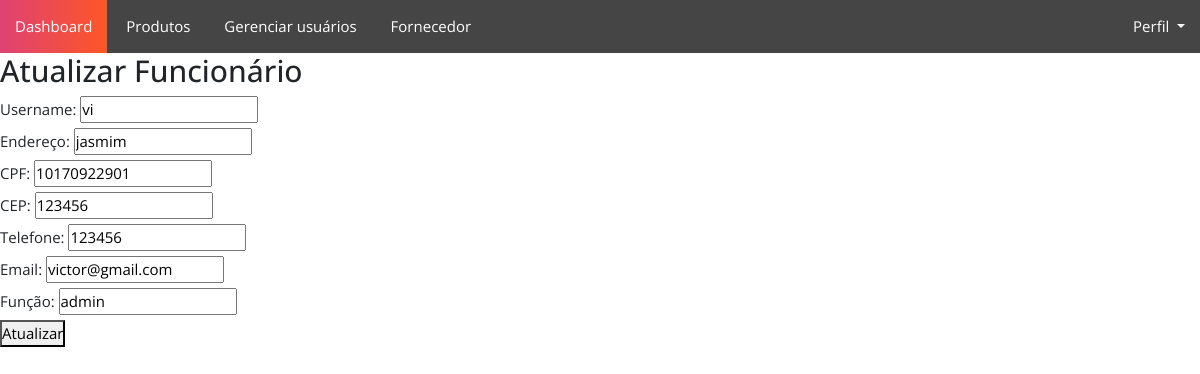
/funcionario/editar/25, run on an earlier commit of the app's database.
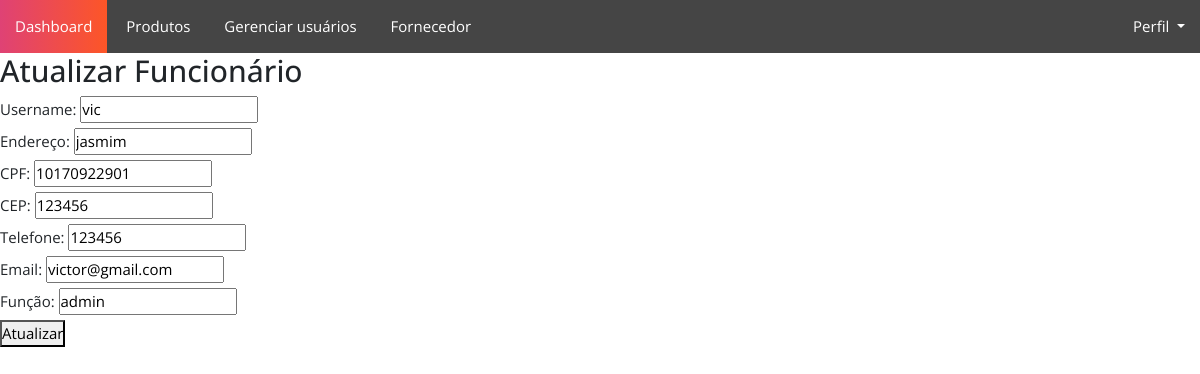
And on a later commit of the database.
### CRUDfuncionario/models.py (models this page shows, shortened)
class Funcionario(AbstractUser):
    idFuncionario = models.AutoField(primary_key=True)
    nivelDeAcesso = models.IntegerField(default=1)
    enderecoFuncionario = models.CharField(max_length=30)
    CPF = CPFField('CPF',default='000.000.000-0')
    CEP = models.CharField(max_length=8)
    telefone = models.CharField(max_length=20)
    funcao = models.CharField(max_length=30)
    username = models.CharField(max_length=30,default='default_username', unique=True)
    password = models.CharField(max_length=100, default='default_password')
    email = models.EmailField(unique=True, default='daniel@gmail.com')

### CRUDfuncionario/views.py (the view)
# urls.py: path('editar/<int:id>', editar_view, name="editar_view"),
def editar_view(request, id):
    funcionario = Funcionario.objects.get(idFuncionario=id)
    return render(request, "update.html", {"funcionario": funcionario})

### CRUDfuncionario/templates/update.html (shortened to what this page needs)
{% extends 'base.html' %}
{% load static %}
{% block content%}
    <link rel="stylesheet" href="{% static 'css/crudfuncionario.css' %}">
    <h2>Atualizar Funcionário</h2>
    <form action="{% url 'update_view' funcionario.idFuncionario %}" method="POST">
        <div>
            <label for="username">Username:</label>
            <input type="text" id="username" name="username" value="{{funcionario.username}}">
        </div>
        <div>
            <label for="enderecoFuncionario">Endereço:</label>
            <input type="text" id="enderecoFuncionario" name="enderecoFuncionario" value="{{funcionario.enderecoFuncionario}}">
        </div>
        <div>
            <label for="CPF">CPF:</label>
            <input type="text" id="CPF" name="CPF" value="{{funcionario.CPF}}">
        </div>
        <div>
            <label for="CEP">CEP:</label>
            <input type="text" id="CEP" name="CEP" value="{{funcionario.CEP}}">
        </div>
        <div>
            <label for="telefone">Telefone:</label>
            <input type="text" id="telefone" name="telefone" value="{{funcionario.telefone}}">
        </div>
        <div>
            <label for="email">Email:</label>
            <input type="email" id="email" name="email" value="{{funcionario.email}}">
        </div>
        <div>
            <label for="funcao">Função:</label>
            <input type="text" id="funcao" name="funcao" value="{{funcionario.funcao}}">
        </div>
        <button type="submit">Atualizar</button>
    </form>
{% endblock %}

What changed in the data, as far as the page shows it:
changed Funcionario "jasmim": username "vi" → "vic"
